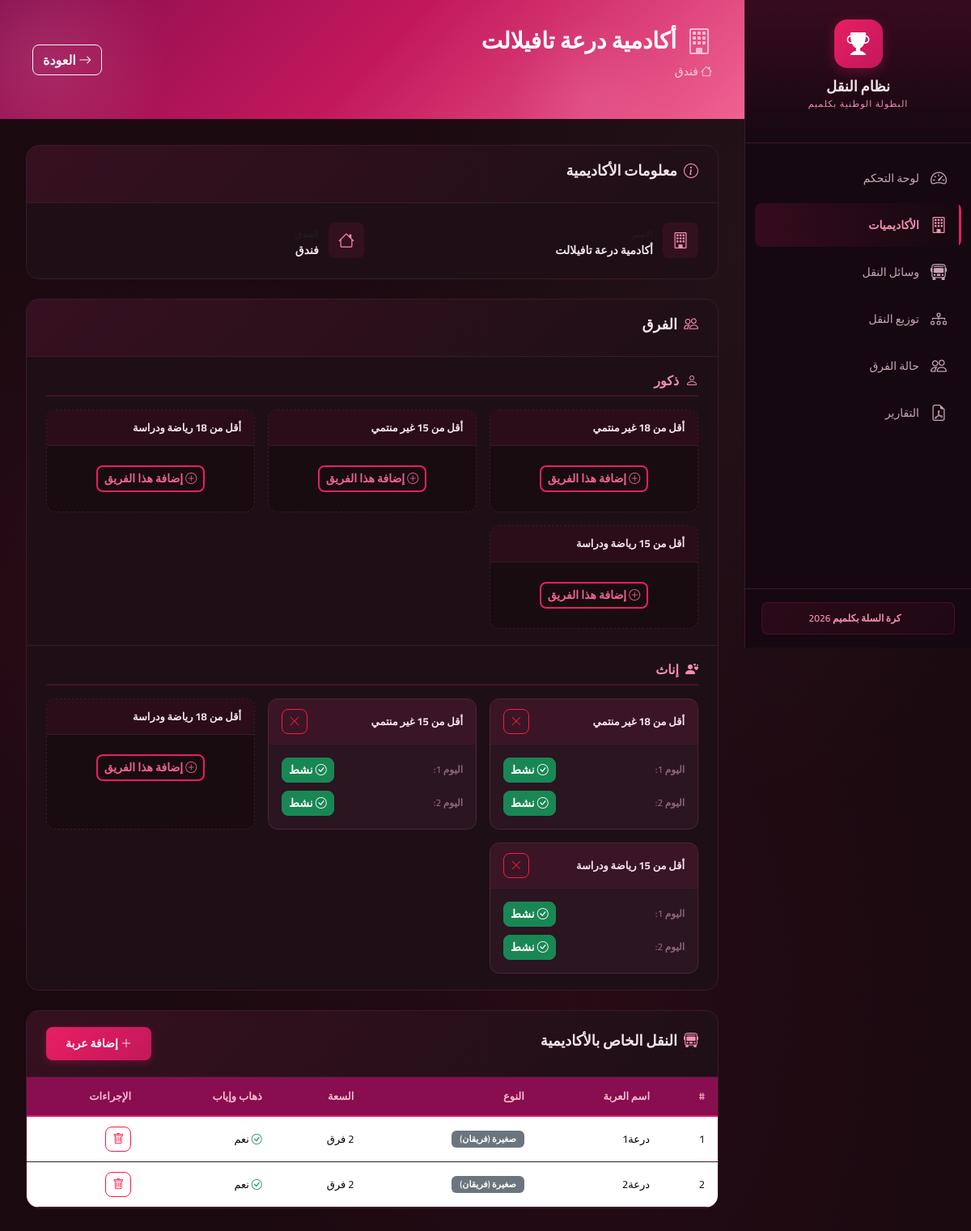
Screenshot of /academy/1 with the database file from the repository.
### transport_system/models.py (models this page shows, shortened)
class Academy(db.Model):
    __tablename__ = 'academy'
    id = db.Column(db.Integer, primary_key=True)
    name = db.Column(db.String(200), nullable=False)
    hotel = db.Column(db.String(200), nullable=False)
    teams = db.relationship('Team', backref='academy', lazy=True, cascade='all, delete-orphan')
    vehicles = db.relationship('Vehicle', backref='academy', lazy=True, cascade='all, delete-orphan')

class Vehicle(db.Model):
    __tablename__ = 'vehicle'
    TYPE_CHOICES = ['small', 'large']
    TYPE_LABELS = {'small': 'صغيرة (فريقان)', 'large': 'كبيرة (5 فرق)'}
    TYPE_CAPACITY = {'small': 2, 'large': 5}
    OWNERSHIP_CHOICES = ['academy', 'public']
    OWNERSHIP_LABELS = {'academy': 'خاصة بأكاديمية', 'public': 'عامة'}
    id = db.Column(db.Integer, primary_key=True)
    name = db.Column(db.String(200), nullable=False)
    type = db.Column(db.String(10), nullable=False, default='small')
    ownership = db.Column(db.String(10), nullable=False, default='public')
    academy_id = db.Column(db.Integer, db.ForeignKey('academy.id'), nullable=True)
    can_return = db.Column(db.Boolean, nullable=False, default=True)
    trips = db.relationship('Trip', backref='vehicle', lazy=True, cascade='all, delete-orphan')
    @property
    def capacity(self):
        return self.TYPE_CAPACITY.get(self.type, 2)
    @property
    def type_label(self):
        return self.TYPE_LABELS.get(self.type, self.type)

### transport_system/routes/academies.py (the view)
@academies_bp.route('/academy/<int:id>')
def academy_detail(id):
    academy = Academy.query.get_or_404(id)
    teams = Team.query.filter_by(academy_id=id).all()
    vehicles = Vehicle.query.filter_by(academy_id=id).all()
    teams_map = {}
    for team in teams:
        teams_map[(team.gender, team.category)] = team
    return render_template('academy_detail.html',
                           academy=academy,
                           teams=teams,
                           teams_map=teams_map,
                           vehicles=vehicles,
                           genders=Team.GENDER_CHOICES,
                           categories=Team.CATEGORY_CHOICES,
                           category_labels=Team.CATEGORY_LABELS)

### transport_system/templates/academy_detail.html (shortened to what this page needs)
{% extends "base.html" %}
{% block content %}
<div class="page-header">
    <div class="page-header-content">
        <h1 class="page-title">
            <i class="bi bi-building"></i>
            {{ academy.name }}
        </h1>
        <p class="page-subtitle">
            <i class="bi bi-house"></i> {{ academy.hotel }}
        </p>
    </div>
    <a href="/academies" class="btn btn-outline-light">
        <i class="bi bi-arrow-right"></i> العودة
    </a>
</div>
<div class="content-card mb-4">
    <div class="card-header-custom">
        <h3><i class="bi bi-info-circle"></i> معلومات الأكاديمية</h3>
    </div>
    <div class="info-grid">
        <div class="info-item">
            <div class="info-icon"><i class="bi bi-building"></i></div>
            <div>
                <small class="text-muted">الاسم</small>
                <p>{{ academy.name }}</p>
            </div>
        </div>
        <div class="info-item">
            <div class="info-icon"><i class="bi bi-house"></i></div>
            <div>
                <small class="text-muted">الفندق</small>
                <p>{{ academy.hotel }}</p>
            </div>
        </div>
    </div>
</div>
<div class="content-card mb-4">
    <div class="card-header-custom">
        <h3><i class="bi bi-people"></i> الفرق</h3>
    </div>
    {% for gender in genders %}
    <div class="gender-section">
        <h4 class="gender-title">
            <i class="bi bi-{% if gender == 'ذكور' %}person{% else %}person-hearts{% endif %}"></i>
            {{ gender }}
        </h4>
        <div class="teams-grid">
            {% for category in categories %}
            {% set team = teams_map.get((gender, category)) %}
            <div class="team-card {% if team %}team-exists{% else %}team-empty{% endif %}" id="team-card-{{ gender }}-{{ category }}">
                <div class="team-card-header">
                    <span class="team-category">{{ category_labels[category] }}</span>
                    {% if team %}
                    <button class="btn btn-sm btn-outline-danger" onclick="deleteTeam({{ team.id }})" title="حذف">
                        <i class="bi bi-x-lg"></i>
                    </button>
                    {% endif %}
                </div>
                {% if team %}
                <div class="team-card-body">
                    <div class="team-status-toggles">
                        <div class="toggle-group">
                            <label>اليوم 1:</label>
                            <button class="btn btn-sm {% if team.day1_status == 'active' %}btn-success{% else %}btn-danger{% endif %}"
                                    onclick="toggleTeamStatus({{ team.id }}, 1)" id="toggle-d1-{{ team.id }}">
                                {% if team.day1_status == 'active' %}
                                <i class="bi bi-check-circle"></i> نشط
                                {% else %}
                                <i class="bi bi-x-circle"></i> مقصى
                                {% endif %}
                            </button>
                        </div>
                        <div class="toggle-group">
                            <label>اليوم 2:</label>
                            <button class="btn btn-sm {% if team.day2_status == 'active' %}btn-success{% else %}btn-danger{% endif %}"
                                    onclick="toggleTeamStatus({{ team.id }}, 2)" id="toggle-d2-{{ team.id }}">
                                {% if team.day2_status == 'active' %}
                                <i class="bi bi-check-circle"></i> نشط
                                {% else %}
                                <i class="bi bi-x-circle"></i> مقصى
                                {% endif %}
                            </button>
                        </div>
                    </div>
                </div>
                {% else %}
                <div class="team-card-body team-add-body">
                    <button class="btn btn-outline-gold btn-sm" onclick="addTeam('{{ gender }}', '{{ category }}')">
                        <i class="bi bi-plus-circle"></i> إضافة هذا الفريق
                    </button>
                </div>
                {% endif %}
            </div>
            {% endfor %}
        </div>
    </div>
    {% endfor %}
</div>
<div class="content-card">
    <div class="card-header-custom">
        <h3><i class="bi bi-bus-front"></i> النقل الخاص بالأكاديمية</h3>
        <button class="btn btn-gold btn-sm" data-bs-toggle="modal" data-bs-target="#vehicleModal" id="btnAddPrivateVehicle">
            <i class="bi bi-plus-lg"></i> إضافة عربة
        </button>
    </div>
    {% if vehicles %}
    <div class="table-responsive">
        <table class="table table-modern">
            <thead>
                <tr>
                    <th>#</th>
                    <th>اسم العربة</th>
                    <th>النوع</th>
                    <th>السعة</th>
                    <th>ذهاب وإياب</th>
                    <th>الإجراءات</th>
                </tr>
            </thead>
            <tbody>
                {% for vehicle in vehicles %}
                <tr>
                    <td>{{ loop.index }}</td>
                    <td>{{ vehicle.name }}</td>
                    <td><span class="badge {% if vehicle.type == 'large' %}bg-primary{% else %}bg-secondary{% endif %}">{{ vehicle.type_label }}</span></td>
                    <td>{{ vehicle.capacity }} فرق</td>
                    <td>
                        {% if vehicle.can_return %}
                        <i class="bi bi-check-circle text-success"></i> نعم
                        {% else %}
                        <i class="bi bi-x-circle text-danger"></i> لا
                        {% endif %}
                    </td>
                    <td>
                        <button class="btn btn-sm btn-outline-danger" onclick="deletePrivateVehicle({{ vehicle.id }})">
                            <i class="bi bi-trash"></i>
                        </button>
                    </td>
                </tr>
                {% endfor %}
            </tbody>
        </table>
    </div>
    {% else %}
    <div class="text-center py-4 text-muted">
        <i class="bi bi-bus-front" style="font-size: 2rem;"></i>
        <p>لا توجد عربات خاصة بهذه الأكاديمية</p>
    </div>
    {% endif %}
</div>
{% endblock %}

### rows the page displays
Academy: name "أكادمية درعة تافيلالت", hotel "فندق"
Vehicle: name "درعة1", type_label "صغيرة (فريقان)", can_return True (drawn)
Vehicle: name "درعة2", type_label "صغيرة (فريقان)", can_return True (drawn)

### other values shown
{{ gender }} "ذكور" "إناث"
{{ category_labels[category] }} "أقل من 18 غير منتمي" "أقل من 15 غير منتمي" "أقل من 18 رياضة ودراسة" "أقل من 15 رياضة ودراسة" "أقل من 18 غير منتمي" "أقل من 15 غير منتمي" "أقل من 18 رياضة ودراسة" "أقل من 15 رياضة ودراسة"
